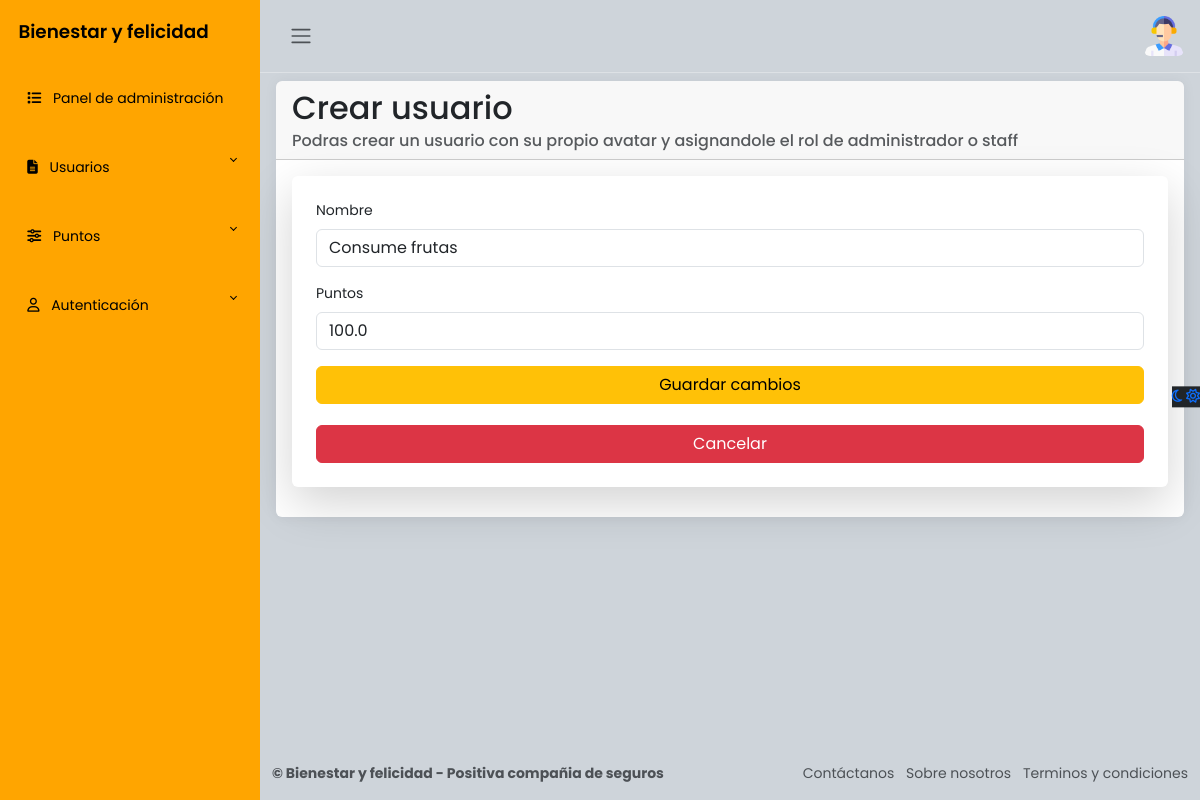
The app's page /admin_panel/actividades/actualizar_actividad/3/ (signed in) with its own data.
### apps/usuarios/models.py (models this page shows, shortened)
class Usuarios(AbstractBaseUser, PermissionsMixin):
    avatar = models.FileField('Avatar', upload_to='usuarios/', null=True, blank=True)
    nombres = models.CharField('Nombres', max_length=50)
    apellidos = models.CharField('Apellidos', max_length=100)
    numero_documento = models.IntegerField('Número de documento', primary_key=True, unique=True)
    correo = models.EmailField('Correo electrónico', max_length=255, unique=True)
    puntos_totales = models.IntegerField('Número total de puntos', default=1000)
    password = models.CharField('Contraseña', max_length=255)
    ultimo_reinicio = models.DateField('Ultimo reinicio de puntos', default=now) # Reiniciar puntos
    is_active = models.BooleanField(default=True)
    is_staff = models.BooleanField(default=False)
    objects = UsuariosManager()
    USERNAME_FIELD = 'numero_documento'
    REQUIRED_FIELDS = ['nombres', 'apellidos', 'correo']
    class Meta:
        verbose_name = 'Usuario'
        verbose_name_plural = 'Usuarios'

### apps/actividades/models.py (models this page shows, shortened)
class Actividad(models.Model):
    nombre = models.CharField('Nombre de la actividad', max_length=150)
    puntos = models.FloatField('Puntos (+/-)')
    programa = models.ForeignKey(Programa, on_delete=models.CASCADE, related_name='actividades')
    class Meta:
        verbose_name = "Actividad"
        verbose_name_plural = "Actividades"

### apps/actividades/views.py (the view)
# urls.py: path('actualizar_actividad/<int:id_actividad>/', login_required(actualizarActividad), name="actualiza_actividad"),
@login_required(login_url='/accounts/login/')
@user_passes_test(is_staff, login_url='/')
def actualizarActividad(request, id_actividad):
    actividad = get_object_or_404(Actividad, id=id_actividad)
    if request.method == 'POST':
        form = FormActualizarActividad(request.POST, instance=actividad)
        if form.is_valid():
            form.save()
            messages.success(request, '¡Se actualizó correctamente la actividad!')
            return redirect('actividades')
        else:
            messages.error(request, '¡No se pudo actualizar la actividad!')
    else:
        form = FormActualizarActividad(instance=actividad)
    return render(request, 'update_actividad.html', {'form': form, 'actividad': actividad})

### apps/actividades/forms.py
class FormActualizarActividad(forms.ModelForm):
    programa = forms.ModelChoiceField(
        queryset=Programa.objects.all(),
        widget=forms.Select(attrs={'class': 'form-control', 'readonly': 'readonly'}),
        empty_label=None
    )
    class Meta:
        model = Actividad
        fields = ['nombre', 'puntos', 'programa']
        widgets = {
            'nombre': forms.TextInput(attrs={'class': 'form-control', 'placeholder': 'Nombre'}),
            'puntos': forms.NumberInput(attrs={'class': 'form-control', 'placeholder': 'Puntos (+/-)'}),
        }

### apps/actividades/views.py (called while the page is built)
def is_staff(user):
    return user.is_active and user.is_staff # Validar si es administrador y esta activo

### apps/programas/models.py (called while the page is built)
    def __str__(self):
        return f'{ self.nombre }'

### apps/actividades/templates/update_actividad.html (shortened to what this page needs)
{% extends "admin_dashboard/layout.html" %}
{% load static %}
{% block content %}
<main class="content px-3 py-2">
    <div class="card border-0">
        <div class="card-header">
            <h2 class="card-title">
                Crear usuario
            </h2>
            <h6 class="card-subtitle text-muted">
                Podras crear un usuario con su propio avatar y asignandole el rol de administrador o staff
            </h6>
        </div>
        <div class="card-body">
            <form method="POST" enctype="multipart/form-data" class="p-4 shadow-lg rounded">
                <div class="mb-3">
                    <label for="nombre" class="form-label">Nombre</label>
                    {{ form.nombre }}
                </div>
                <div class="mb-3">
                    <label for="puntos" class="form-label">Puntos</label>
                    {{ form.puntos }}
                </div>
                <button type="submit" class="btn btn-warning w-100">Guardar cambios</button>
                <br><br>
                <a href="{% url 'list_usuarios' %}" class="btn btn-danger w-100">Cancelar</a>
            </form>
        </div>
    </div>
</main>
{% endblock %}

### apps/usuarios/templates/admin_dashboard/layout.html (shortened to what this page needs)
{% load static %}
<html lang="es">
<head>
    <link rel="stylesheet" href="https://cdn.jsdelivr.net/npm/bootstrap@5.3.0-alpha2/dist/css/bootstrap.min.css">
    <link href="https://cdn.jsdelivr.net/npm/bootstrap@5.3.0/dist/css/bootstrap.min.css" rel="stylesheet">
    <link rel="stylesheet" href="{% static 'css/administrador.styles.css' %}">
</head>
<body>
    <div class="wrapper">
        <aside id="sidebar" class="js-sidebar">
            <div class="h-100">
                <div class="sidebar-logo">
                    <a href="{% url "inicio" %}">Bienestar y felicidad</a>
                </div>
                <ul class="sidebar-nav">
                    <li class="sidebar-item">
                        <a href="{% url "admin_panel" %}" class="sidebar-link">
                            <i class="fa-solid fa-list pe-2"></i>
                            Panel de administración
                        </a>
                    </li>
                    <li class="sidebar-item">
                        <a href="#" class="sidebar-link collapsed" data-bs-target="#pages" data-bs-toggle="collapse"
                            aria-expanded="false"><i class="fa-solid fa-file-lines pe-2"></i>
                            Usuarios
                        </a>
                    </li>
                    <li class="sidebar-item">
                        <a href="#" class="sidebar-link collapsed" data-bs-target="#posts" data-bs-toggle="collapse"
                            aria-expanded="false"><i class="fa-solid fa-sliders pe-2"></i>
                            Puntos
                        </a>
                    </li>
                    <li class="sidebar-item">
                        <a href="#" class="sidebar-link collapsed" data-bs-target="#auth" data-bs-toggle="collapse"
                            aria-expanded="false"><i class="fa-regular fa-user pe-2"></i>
                            Autenticación
                        </a>
                    </li>
                </ul>
            </div>
        </aside>
        <div class="main">
            <nav class="navbar navbar-expand px-3 border-bottom">
                <button class="btn" id="sidebar-toggle" type="button">
                    <span class="navbar-toggler-icon"></span>
                </button>
                <div class="navbar-collapse navbar">
                    <ul class="navbar-nav">
                        <li class="nav-item dropdown">
                            <a href="#" data-bs-toggle="dropdown" class="nav-icon pe-md-0">
                                {% if user.is_authenticated %}
                                    {% if user.avatar %}
                                        <img class="avatar img-fluid rounded" src="{{ user.avatar.url }}" alt="Avatar de {{ user.nombres }}">
                                    {% else %}
                                        <img src="{% static "img/usuario/usuario.png" %}" alt="usuario" class="avatar img-fluid">
                                    {% endif %}
                                {% endif %}
                            </a>
                        </li>
                    </ul>
                </div>
            </nav>
            {% block content %}{% endblock %}
            <a href="#" class="theme-toggle">
                <i class="fa-regular fa-moon"></i>
                <i class="fa-regular fa-sun"></i>
            </a>
            <footer class="footer">
                <div class="container-fluid">
                    <div class="row text-muted">
                        <div class="col-6 text-start">
                            <p class="mb-0">
                                <a href="#" class="text-muted">
                                    <strong>&copy; Bienestar y felicidad - Positiva compañia de seguros</strong>
                                </a>
                            </p>
                        </div>
                        <div class="col-6 text-end">
                            <ul class="list-inline">
                                <li class="list-inline-item" data-bs-toggle="modal" data-bs-target="#contactanos">
                                    <a href="#" class="text-muted">Contáctanos</a>
                                </li>
                                <li class="list-inline-item" data-bs-toggle="modal" data-bs-target="#sobreNosotros">
                                    <a href="#" class="text-muted">Sobre nosotros</a>
                                </li>
                                <li class="list-inline-item" data-bs-toggle="modal" data-bs-target="#terminosCondiciones">
                                    <a href="#" class="text-muted">Terminos y condiciones</a>
                                </li>
                            </ul>
                        </div>
                    </div>
                </div>
            </footer>
        </div>
    </div>
</body>
</html>

### static/css/administrador.styles.css (style rules this page uses)
body { font-family: 'Poppins', sans-serif; font-size: 0.875rem; opacity: 1; overflow-y: scroll; margin: 0; }
a { cursor: pointer; text-decoration: none; font-family: 'Poppins', sans-serif; }
li { list-style: none; }
.wrapper { align-items: stretch; display: flex; width: 100%; }
#sidebar { max-width: 260px; min-width: 260px; background: orange; transition: all 0.35s ease-in-out; }
.main { display: flex; flex-direction: column; min-height: 100vh; min-width: 0; overflow: hidden; transition: all 0.35s ease-in-out; width: 100%; background: var(--bs-dark-bg-subtle); }
.sidebar-logo { padding: 1.15rem; }
.sidebar-logo a { color: #000; font-size: 1.15rem; font-weight: 600; }
.sidebar-nav { list-style: none; margin-bottom: 0; padding-left: 0; margin-left: 0; }
a.sidebar-link { padding: 1.5rem 1.7rem; color: #000; position: relative; display: block; font-size: 0.875rem; }
.sidebar-link[data-bs-toggle="collapse"]::after { border: solid; border-width: 0 .075rem .075rem 0; content: ""; display: inline-block; padding: 2px; position: absolute; right: 1.5rem; top: 1.4rem; transform: rotate(-135deg); transition: all .2s ease-out; }
.sidebar-link[data-bs-toggle="collapse"].collapsed::after { transform: rotate(45deg); transition: all .2s ease-out; }
.avatar { height: 40px; width: 40px; }
.navbar-expand .navbar-nav { margin-left: auto; }
.content { flex: 1; max-width: 100vw; width: 100vw; }
@media (min-width:780px) { .content { max-width: auto; width: auto; } }
.card { box-shadow: 0 0 .875rem 0 rgba(34, 46, 60, .05); margin-bottom: 24px; }
.theme-toggle { position: fixed; top: 50%; transform: translateY(-65%); text-align: center; z-index: 10; right: 0; left: auto; border: none; background-color: var(--bs-body-color); }

### records on screen
Usuarios: avatar (picture)
Actividad: nombre "Consume frutas", puntos "100.0"
